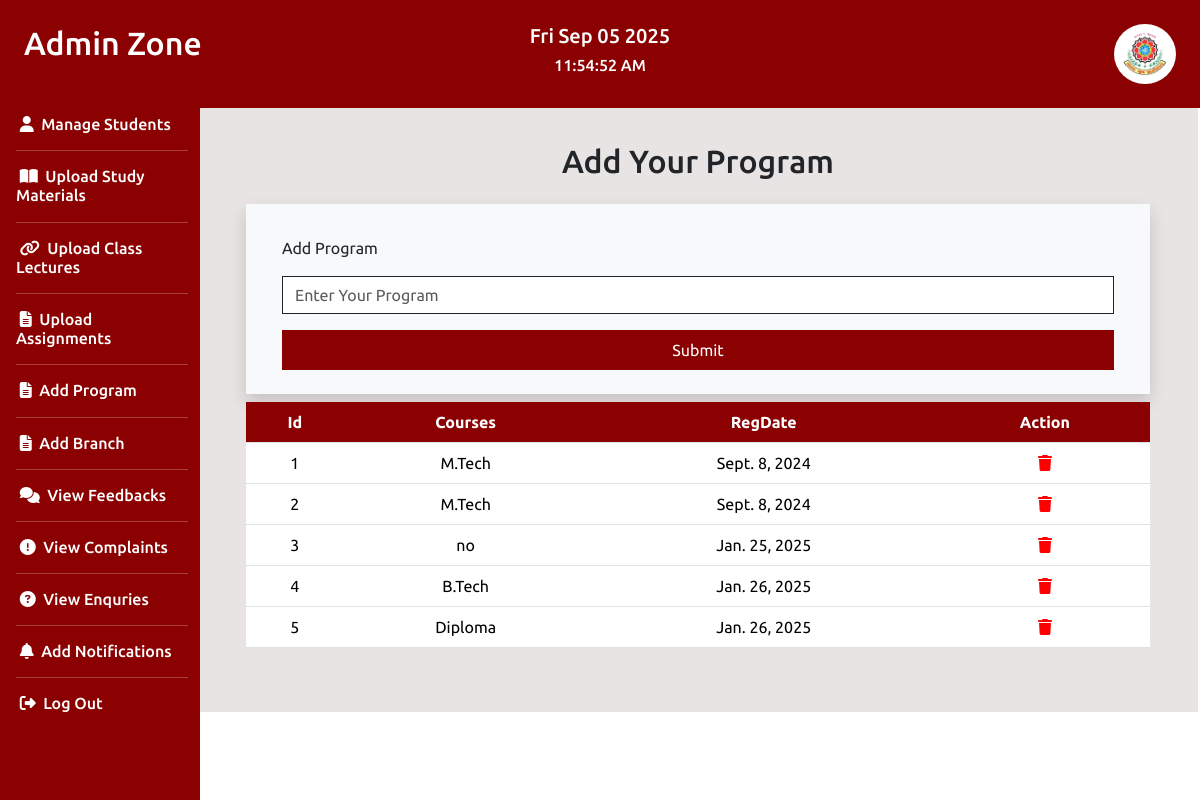
Page /addcourse on the earlier database version.
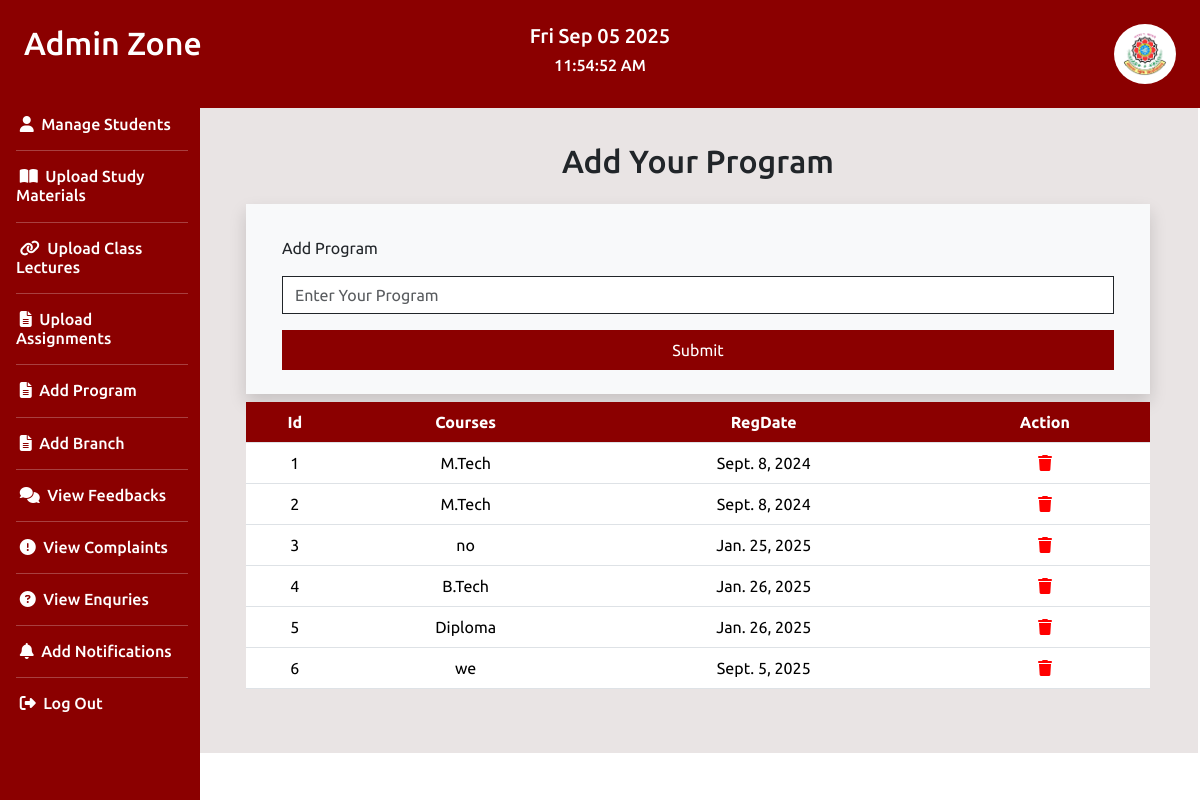
Same page on the later database version.
### egyanportal/models.py (models this page shows)
class program(models.Model):
    id=models.IntegerField(primary_key=True,auto_created=True)
    course=models.CharField(max_length=200)
    addate=models.DateField()

### egyanportal/views.py (the view)
# urls.py: path('addcourse',addcourse,name='addcourse'),
def addcourse(request):
    jv1=program.objects.all()
    return render(request,'addcourse.html',{'av':jv1})

### egyanportal/templates/addcourse.html (shortened to what this page needs)
{% extends 'adminzone.html' %}
{% load static %}
    {% block mainadmin %}
    <h2 class="mt-4 mb-4  text-center">Add Your Program</h2>
    <form action="{% url 'coursave' %}" method="post">
        <div class="container">
          <div class="row bg-light p-4 shadow">
              <div class="col-sm-12">
              <p class="mt-2">Add Program</p>
              <input type="text" name="course" class="form-control border-dark rounded-0" placeholder="Enter Your Program">
              </div>
              <div class="col-sm-12 mt-3">
                <input type="submit" class="w-100 p-2" style="background-color: darkred; border:0px; color:white;">
              </div>
          </div>
        </div>
      </form>
      <table class="table mt-2">
        <thead>
         <tr class="text-center">
            <th style="background-color: darkred; color:white;" >Id</th>
            <th style="background-color: darkred; color:white;" >Courses</th>
            <th style="background-color: darkred; color:white;" >RegDate</th>
            <th style="background-color: darkred; color:white;" >Action</th>
         </tr>
         {% for i in av  %}
            <tr class="text-center">
                <td>{{i.id}}</td>
                <td>{{i.course}}</td>
                <td>{{i.addate}}</td>
                <td><a href="#"><i class="fa-solid fa-trash" style="color: #ff0000;"></i></a></td>
            </tr>
         {% endfor %}
        </thead>
    </table>
    {% endblock %}

### egyanportal/templates/adminzone.html (shortened to what this page needs)
<!doctype html>
<html lang="en">
{% load static %}
  <head>
    <link href="https://cdn.jsdelivr.net/npm/bootstrap@5.3.3/dist/css/bootstrap.min.css" rel="stylesheet">
    <link rel="stylesheet" type="text/css" href="https://cdn.datatables.net/1.10.20/css/jquery.dataTables.min.css">
    <link rel="stylesheet" type="text/css" href="https://cdn.datatables.net/buttons/1.6.1/css/buttons.dataTables.min.css">
    <link rel="stylesheet" href="https://cdnjs.cloudflare.com/ajax/libs/font-awesome/6.6.0/css/all.min.css" />
</head>
  <body style="font-family:Ubuntu, sans-serif;">
         <div class="container-fluid">
            <div class="row">
                <div class="col-md-12 p-4 fixed-top" style="background-color: darkred; color:white;">
                <div class="row ">
                    <div class="col-md-4">
                        <h2>Admin Zone</h2>
                    </div>
                    <div class="col-md-4">
                        <h5 id="d" class="text-center"></h5>
                        <h6 id="t" class="text-center"></h6>
                    </div>
                    <div class="col-md-4 text-end "><img src="{% static 'images/logo1.png' %}" height="60px" style="background-color: white;" class="rounded-circle p-2" alt=""></div>
                </div>
            </div>
        </div>
            <div class="row">
                <div class="col-md-2 text-start ps-3" style="background-color: darkred;  color:white; height:100vh; position: fixed; margin-top: 105px; padding-top: 10px;">
                    <a href="{% url 'showdata' %}" style="text-decoration: none; color:white;"><h6>&nbsp;<i class="fa-solid fa-user"></i> &nbsp;Manage Students</h6></a>
                    <hr>
                    <a href="{% url 'uploadstudy' %}" style="text-decoration: none; color:white;"><h6>&nbsp;<i class="fa-solid fa-book-open"></i> &nbsp;Upload Study Materials</h6></a>
                    <hr>
                    <a href="{% url 'uploadlecture' %}" style="text-decoration: none; color:white;"><h6>&nbsp;<i class="fa-solid fa-link"></i> &nbsp;Upload Class Lectures</h6></a>
                    <hr>
                    <a href="{% url 'uploadassignment' %}" style="text-decoration: none; color:white;"><h6>&nbsp;<i class="fa-solid fa-file-lines"></i> &nbsp;Upload Assignments</h6></a>
                    <hr>
                    <a href="{% url 'addcourse' %}" style="text-decoration: none; color:white;"><h6>&nbsp;<i class="fa-solid fa-file-lines"></i> &nbsp;Add Program</h6></a>
                    <hr>
                    <a href="{% url 'uploadassignment' %}" style="text-decoration: none; color:white;"><h6>&nbsp;<i class="fa-solid fa-file-lines"></i> &nbsp;Add Branch</h6></a>
                    <hr>
                    <a href="{% url 'feedbackshow' %}" style="text-decoration: none; color:white;"><h6>&nbsp;<i class="fa-solid fa-comments"></i> &nbsp;View Feedbacks</h6></a>
                    <hr>
                    <a href="{% url 'complainshow' %}" style="text-decoration: none; color:white;"><h6>&nbsp;<i class="fa-solid fa-circle-exclamation"></i> &nbsp;View Complaints</h6></a>
                    <hr>
                    <a href="{% url 'viewenquiry' %}" style="text-decoration: none; color:white;"><h6>&nbsp;<i class="fa-solid fa-circle-question"></i> &nbsp;View Enquries</h6></a>
                    <hr>
                    <a href="{% url 'addnotification' %}" style="text-decoration: none; color:white;"><h6>&nbsp;<i class="fa-solid fa-bell"></i> &nbsp;Add Notifications</h6></a>
                    <hr>
                    <a href="{% url 'logout' %}" style="text-decoration: none; color:white;"><h6>&nbsp;<i class="fa-solid fa-right-from-bracket"></i> &nbsp;Log Out</h6></a>
                </div>
                <div class="col-md-10 p-5" style="margin-left:16.5%; margin-top:70px; background-color: rgba(231, 225, 225,0.9);">
                {% block mainadmin %}
                {% endblock %}
                </div>
            </div>
         </div>
  </body>
</html>

Differences in the rows shown:
added program: id "6", course "we", addate "Sept. 5, 2025"
